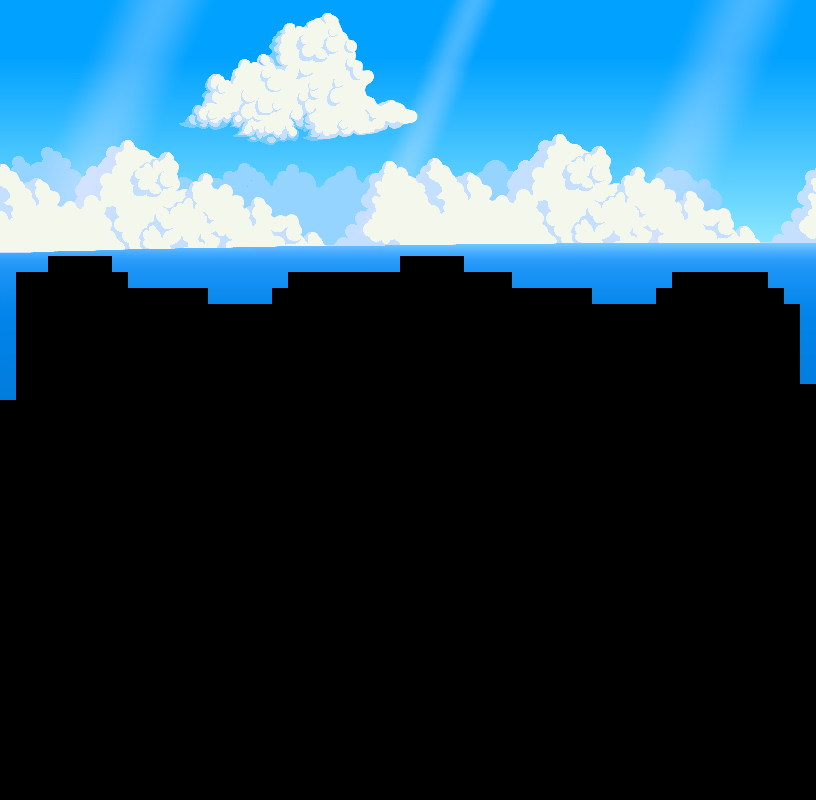

Rendered tile map (Tiled .tmx) drawn with the repository's tilesets; below, a short description and the map source with its tile grids summarised:
An orthogonal 51x50 tile map with 16x16 px tiles, 1 tile layer (Back).

<map version="1.8" tiledversion="1.8.4" orientation="orthogonal" renderorder="right-down" width="51" height="50" tilewidth="16" tileheight="16" infinite="0" nextlayerid="12" nextobjectid="1">
 <tileset firstgid="1" name="z_Cloudy_Ocean_BG" tilewidth="16" tileheight="16" tilecount="2976" columns="93">
  <image source="Cloudy_Ocean_BG.png" width="1500" height="520" />
 </tileset>
 <layer id="1" name="Back" width="51" height="50">
  <data>[2550 cells, 905 non-empty, 905 distinct tile ids]</data>
 </layer>
 <objectgroup id="2" name="Back" />
</map>
